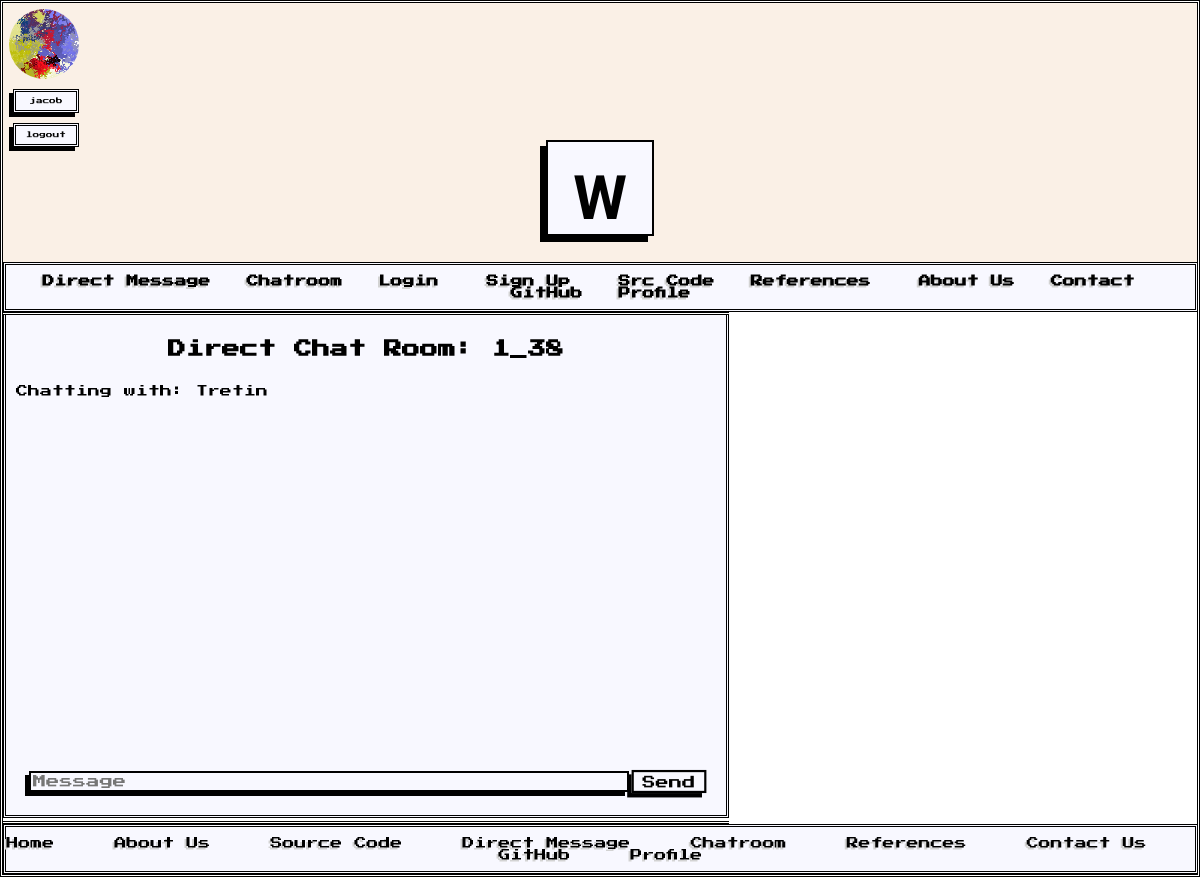
The page /directRoom/1_38 (signed in) on the database as committed earlier.
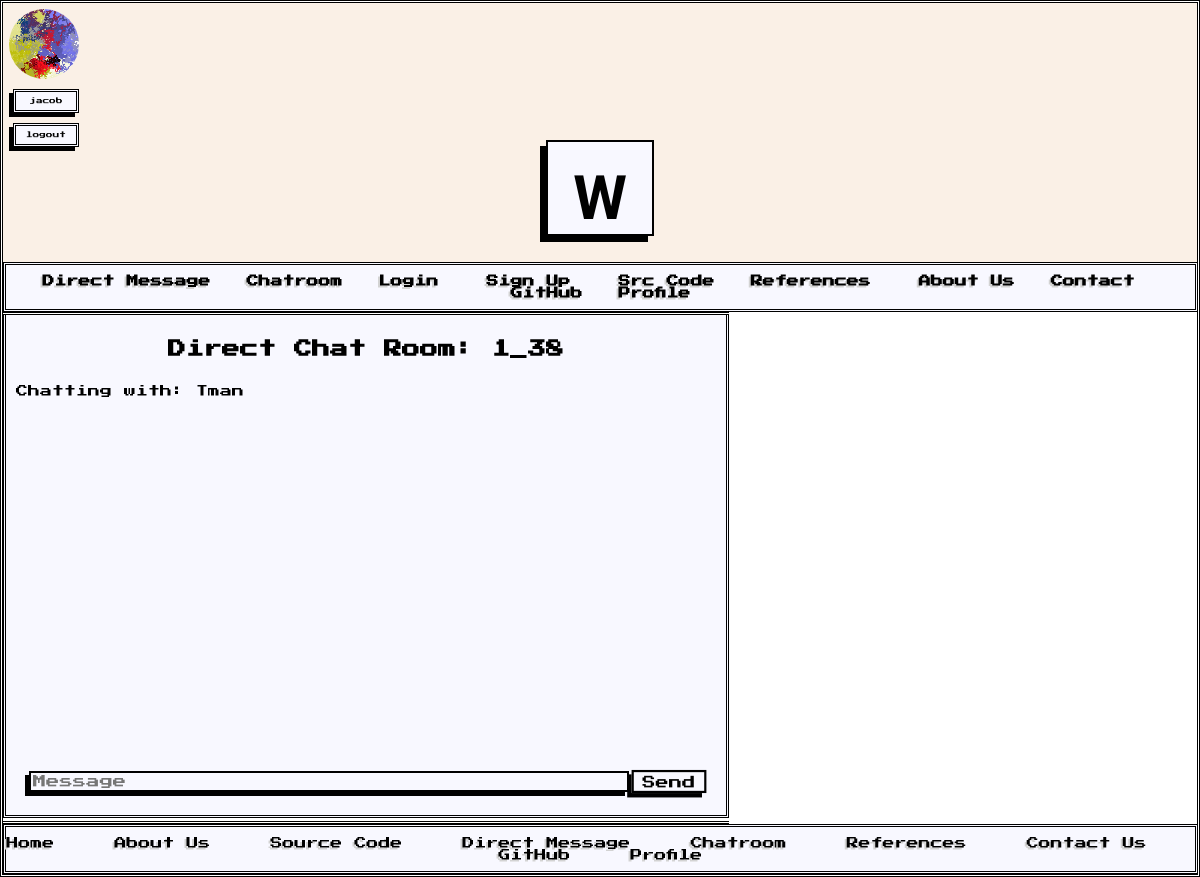
The same page on the database as committed later.
### main.py (models this page shows, shortened)
class User(UserMixin, db.Model): # UserMixin needed for login functionality
    user_id = db.Column(db.Integer, primary_key=True, autoincrement=True)
    username = db.Column(db.String(80), unique=True, nullable=False)
    full_name = db.Column(db.String(120), nullable=False)
    phone_number = db.Column(db.String(20), nullable=True)
    email = db.Column(db.String(120), unique=True, nullable=False)
    password_hash = db.Column(db.String(128), nullable=False)
    department = db.Column(db.String(100), nullable=True)
    role = db.Column(db.String(100), nullable=True)
    clearance_level = db.Column(db.Integer, nullable=True)
    profile_pic = db.Column(db.String(120), nullable=True)
    public_key = db.Column(db.String(512), nullable=True)

### main.py (the view)
@app.route('/directRoom/<room_code>')
@login_required
def direct_chat_room(room_code):
    room = DirectRoom.query.filter_by(room_code=room_code).first()
    if not room:
        return "Room not found", 404
    if current_user.user_id == room.user1_id:
        recipient = User.query.filter_by(user_id=room.user2_id).first()
    else:
        recipient = User.query.filter_by(user_id=room.user1_id).first()
    return render_template("directRoom.html", room=room_code, recipient=recipient, currentUser=current_user)

### main.py (called while the page is built)
@login_manager.user_loader
def load_user(user_id):
    return User.query.get(int(user_id))

### templates/directRoom.html (shortened to what this page needs)
{% extends "base.html" %}
{% block content %}
<div style="border-top: double; border-bottom: double;">
    <div class="message-box">
        <h2>Direct Chat Room: {{ room }}</h2>
        {% if recipient %}
            <p>Chatting with: {{ recipient.full_name }}</p>
        {% endif %}
        <div class="messages" id="messages"></div>
        <div class="inputs">
            <input type="text" rows="3" placeholder="Message" name="message" id="message"/>
            <button type="button" name="send" id="send-btn" onClick="sendMessage()">Send</button>
        </div>
    </div>
</div>
{% endblock %}

Rows that differ between the two databases and show on the page:
changed User: full_name "Tretin" → "Tman"
